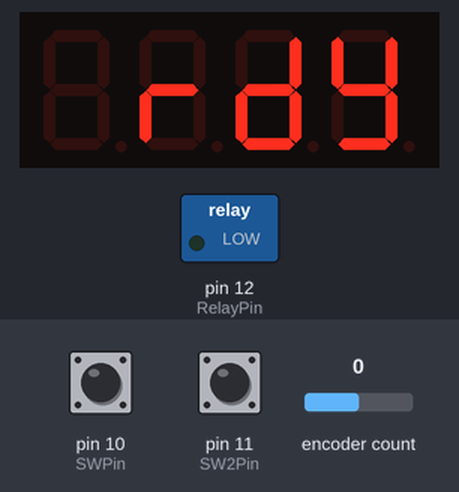
A sketch run on a simulated Arduino Uno, built with avr-gcc and run on an emulated ATmega328P. Parts: 4-digit seven-segment display, switched loads named in the sketch (green lamp = pin HIGH). The inputs (shaded band) are chosen by the test bench; at power-on: pin 11 (SW2Pin) HIGH, encoder count 0, pin 10 (SWPin) HIGH. EEPROM starts erased.

Above: at 2.2 s.
2.3 s: pin 11 (SW2Pin) pulled LOW for 1 s
At 4.8 s:
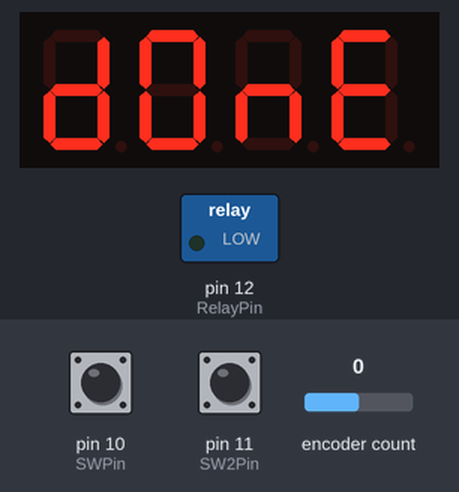
6.3 s: encoder count set to 1
At 6.7 s:
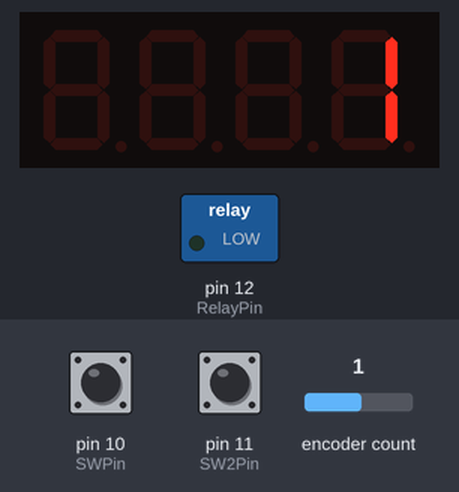
7.8 s: pin 10 (SWPin) pulled LOW for 3.2 s
At 9.5 s:
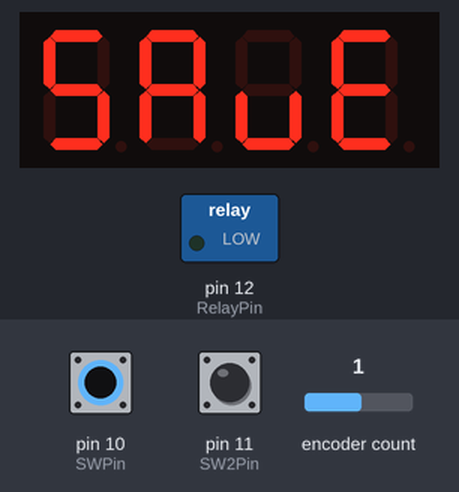
13.5 s: pin 10 (SWPin) pulled LOW for 0.15 s
At 14.9 s:
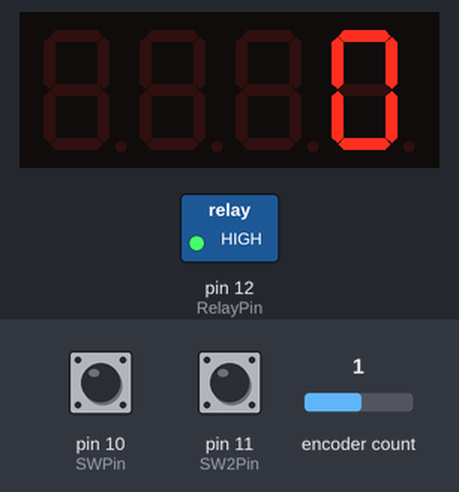
16.6 s: encoder count set to 2
At 19.3 s:
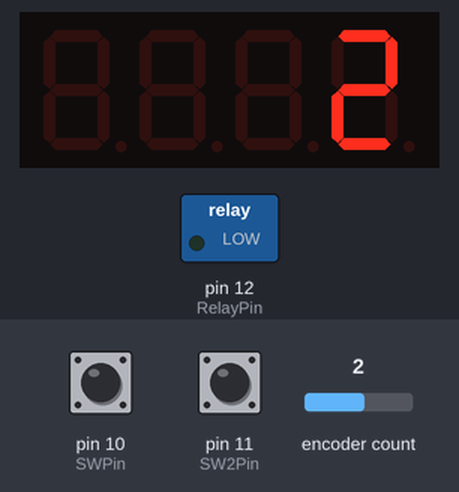
19.6 s: encoder count set to 3
At 20.8 s:
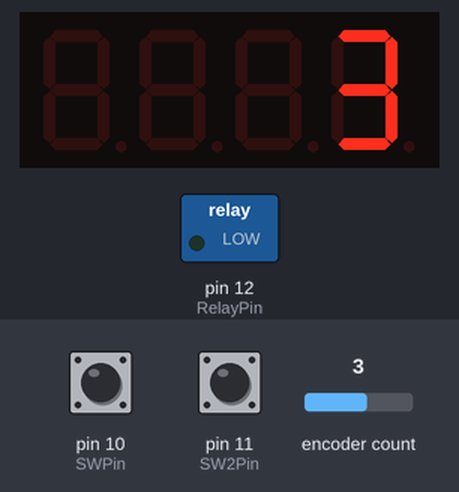
Timing chart, 0 to 22.1 s (numbered marks = the images above; inputs shaded):
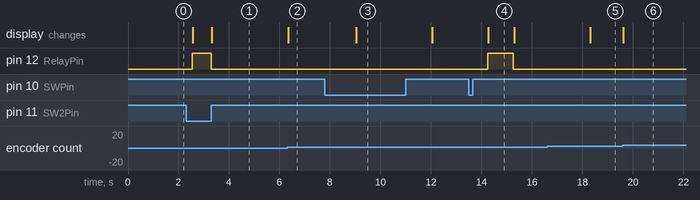

The sketch:

darkroomtimer.ino
```cpp
//
//  Darkroom Timer v2.5
//  (c)2016, Antonis Maglaras
//
//  Parts:
//  Arduino, 7 segment 4 digit display (w/ TM1637) and a push-button encoder.
//
//  Schematic/How to:
//  Sometime in the near future (or not?)
//
//  More information:
//  http://www.facebook.com/darkroomtimer/
//
//  Libraries used:
//  https://github.com/0xPIT/encoder
//  https://github.com/avishorp/TM1637
//  https://github.com/PaulStoffregen/TimerOne
//

#include <Arduino.h>
#include <TM1637Display.h>
#include <ClickEncoder.h>
#include <TimerOne.h>
#include <EEPROM.h>

uint8_t col;

const uint8_t SEG_DONE[] = {
	SEG_B | SEG_C | SEG_D | SEG_E | SEG_G,           // d
	SEG_A | SEG_B | SEG_C | SEG_D | SEG_E | SEG_F,   // O
	SEG_C | SEG_E | SEG_G,                           // n
	SEG_A | SEG_D | SEG_E | SEG_F | SEG_G            // E
	};

const uint8_t SEG_RDY[] = {
        0,                                               // blank
	SEG_E | SEG_G,                                   // r
    	SEG_B | SEG_C | SEG_D | SEG_E | SEG_G,           // d
	SEG_B | SEG_C | SEG_D | SEG_G | SEG_F            // y
	};

const uint8_t SEG_STOP[] = {
        SEG_A | SEG_C | SEG_D | SEG_F | SEG_G,
        SEG_D | SEG_E | SEG_F | SEG_G,
        SEG_A | SEG_B | SEG_C | SEG_D | SEG_E | SEG_F,
        SEG_A | SEG_B | SEG_E | SEG_F | SEG_G
        };

const uint8_t SEG_HOLD[] = {
        SEG_B | SEG_C | SEG_E | SEG_F | SEG_G,
        SEG_A | SEG_B | SEG_C | SEG_D | SEG_E | SEG_F,
        SEG_D | SEG_E | SEG_F,
    	SEG_B | SEG_C | SEG_D | SEG_E | SEG_G,
        };

const uint8_t SEG_SAVE[] = {
        SEG_A | SEG_C | SEG_D | SEG_F | SEG_G,
        SEG_A | SEG_B | SEG_C | SEG_E | SEG_F | SEG_G,
        SEG_C | SEG_D | SEG_E,
        SEG_A | SEG_D | SEG_E | SEG_F | SEG_G
        };

const uint8_t SEG_ACC[] = {
        0,
        SEG_A | SEG_B | SEG_C | SEG_E | SEG_F | SEG_G,
        SEG_A | SEG_D | SEG_E | SEG_F,
        SEG_A | SEG_D | SEG_E | SEG_F
        };

const uint8_t SEG_NOAC[] = {
	SEG_C | SEG_E | SEG_G,
  	SEG_A | SEG_B | SEG_C | SEG_D | SEG_E | SEG_F,
        SEG_A | SEG_B | SEG_C | SEG_E | SEG_F | SEG_G,
        SEG_A | SEG_D | SEG_E | SEG_F
        };


// 7 segment pins
#define CLK 2
#define DIO 3

// rotary encoder pins
#define APin 8
#define BPin 9
#define SWPin 10
#define SW2Pin 11

// relay pin
#define RelayPin 12


// #define DEBUG;


long value = 10;
long last = -1;

ClickEncoder *encoder;


TM1637Display display(CLK, DIO);

void timerIsr() {
  encoder->service();
}

void setup()
{
  pinMode(SW2Pin, INPUT_PULLUP);
  pinMode(RelayPin, OUTPUT);
#ifdef DEBUG
  Serial.begin(9600);
#endif
  display.setBrightness(0x0f);
  display.setSegments(SEG_RDY);
  delay(1000);
  value = ReadFromMem(0);
//  display.setColon(false);
  encoder = new ClickEncoder(APin,BPin,SWPin,2);
  encoder->setAccelerationEnabled(ReadFromMem(2));
  Timer1.initialize(1000);
  Timer1.attachInterrupt(timerIsr);
}


void loop()
{
  value += encoder->getValue();
  if (value != last)
  {
    if (value<1)
      value=1;
    if (value>5*60)
      value=5*60;
    ShowTimer(value,true);
    last = value;
  }

  switch (encoder->getButton())
  {
    case ClickEncoder::Clicked:
      StartTimer(value);
      break;
    case ClickEncoder::Held:
      display.setSegments(SEG_SAVE);
      WriteToMem(0,value);
#ifdef DEBUG
      Serial.print("ACC: ");
      Serial.println(encoder->getAccelerationEnabled());
      Serial.print("Time: ");
      Serial.println(value);
#endif
      WriteToMem(2,encoder->getAccelerationEnabled());
      delay(3000);
      ShowTimer(value,true);
      break;
    case ClickEncoder::DoubleClicked:
      encoder->setAccelerationEnabled(!encoder->getAccelerationEnabled());
      if (encoder->getAccelerationEnabled())
        display.setSegments(SEG_ACC);
      else
        display.setSegments(SEG_NOAC);
      delay(3000);
      ShowTimer(value,true);
  }
  if (digitalRead(SW2Pin) == LOW)
    StayOn();
}

void Relay(boolean mode)
{
  digitalWrite(RelayPin, mode);
}

void StayOn()
{
  delay(250);
  Relay(true);
  display.setSegments(SEG_HOLD);
  while (digitalRead(SW2Pin)==LOW) {delay(1); }
  Relay(false);
  display.setSegments(SEG_DONE);
  delay(3000);
  ShowTimer(value, true);
}

void ShowTimer(int timetoshow, bool colon)
{
  if (colon)
    if (timetoshow>59)
      col=0x80>>1;
    else
      col=0;
  int minutes=timetoshow / 60;
  int seconds = timetoshow % 60;
  display.showNumberDecEx((minutes*100)+seconds,col);
}

void StartTimer(long tmptime)
{
  boolean forcedstop = false;
  unsigned long TimeLeft = tmptime*1000;
  unsigned long StartMillis = millis();
  unsigned long Elapsed = 0;
#ifdef DEBUG
  Serial.println();
  Serial.print("Time Left: ");
  Serial.println(tmptime*1000);
  Serial.print("Started at ");
  Serial.println(millis());
#endif
  long tmpmillis = millis();
  boolean tick = false;
  Relay(true);
  while ((millis()<(TimeLeft+StartMillis)) && (!forcedstop))
  {
    if (encoder->getButton() == ClickEncoder::Clicked)
      forcedstop = true;
    Elapsed = (StartMillis+TimeLeft-millis())/1000;
    ShowTimer(Elapsed,false);
    if (Elapsed>59)
    {
      if ((millis()-tmpmillis)>499)
      {
        tmpmillis=millis();
        tick = !tick;
        if (tick)
          col= 0x80 >> 1;
        else
          col=0;
      }
    }
    else
      col=0;
  }
  Relay(false);
#ifdef DEBUG
  Serial.print("Ended at ");
  Serial.println(millis());
#endif
  if (forcedstop)
    display.setSegments(SEG_STOP);
  else
    display.setSegments(SEG_DONE);
  delay(3000);
  value = last;
  ShowTimer(value,true);
}


int ReadFromMem(byte address)
{
  byte a=EEPROM.read(address);
  byte b=EEPROM.read(address+1);

  return a*256+b;
}

void WriteToMem(byte address, int number)
{
  byte a = number/256;
  byte b = number % 256;
  EEPROM.write(address,a);
  EEPROM.write(address+1,b);
}
```

Measured:
- after the input at 2.3 s, pin 12 (RelayPin): LOW → HIGH after 0.25 s, → LOW 0.75 s later; the display: first changes after 0.27 s (image 1 shows a later state)
- after the input at 6.3 s, the display: first differs from a run without the input at once (image 2)
- after the input at 7.8 s, the display: changes after 1.2 s (image 3)
- after the input at 13.5 s, pin 12 (RelayPin): LOW → HIGH after 0.75 s, → LOW 1.0 s later; the display: changes after 0.77 s (image 4)
- after the input at 16.6 s, the display: first differs from a run without the input after 1.7 s (image 5)
- after the input at 19.6 s, the display: changes at once (image 6)
- what the display in image 4 shows lasts 1.0 s, from 14.3 s to 15.3 s
